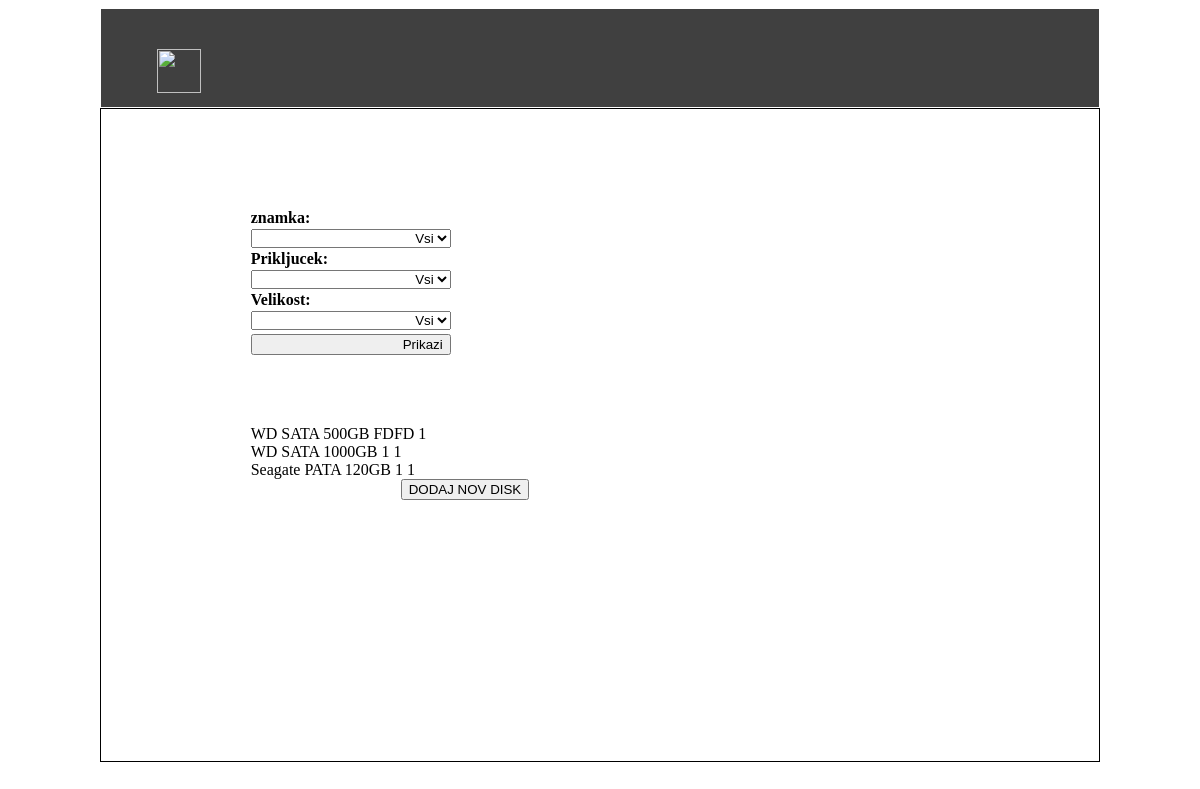
Screenshot of /app/diski with the database file from the repository.
### kalkulator/models.py (models this page shows)
class Disk(models.Model):
    znamka = models.CharField(max_length=20)
    prikljucek = models.CharField(max_length=20)
    velikost = models.CharField(max_length=20)
    opis = models.CharField(max_length=20)
    kolicina = models.CharField(max_length=20)

### kalkulator/views.py (the view, shortened to what this page needs)
def diski(request):
    context = {}
    diski = Disk.objects.all()
    znamke = Disk.objects.values('znamka').distinct().order_by(Lower('znamka')).values_list('znamka', flat=True)
    velikosti = Disk.objects.values('velikost').distinct().order_by(Lower('znamka')).values_list('velikost', flat=True)
    context['znamke'] = znamke
    context['velikosti'] = velikosti
    context['diski'] = diski
    return render(request, 'kalkulator/diski.html', context)

### kalkulator/templates/kalkulator/diski.html (shortened to what this page needs)
{% extends "kalkulator/base.html" %}
{% block main %}
	<div id="Stanje">
		<form>
			<label>znamka:</label><select name="znamka">
										<option>Vsi</option>
										</select>
			<label>Prikljucek:</label><select name="prikljucek">
										<option>Vsi</option>
										</select>
			<label>Velikost:</label><select name="velikost">
										<option>Vsi</option>
										</select>
			<input type="submit" id="vpisi" value="Prikazi">
		</form>
		<br>
		<br>
		<br>
		<br>
		<br>
		<br>
		<br>
		<br>
		<br>
		<br>
		<br>
		<br>
		{% for disk in diski %}
		{{disk.znamka}}   {{disk.prikljucek}} {{disk.velikost}}GB {{disk.opis}} {{disk.kolicina}}<br>
		{% endfor %}
		<a href="dodajDisk" style="margin-left:150px">
			<button> DODAJ NOV DISK</button>
		</a>
	</div>
{% endblock %}

### kalkulator/static/kalkulator/style.css (style rules this page uses)
body { max-width: 1000px; margin-left: auto; margin-right: auto; }
a:link { color: white; text-decoration: none; }
#Obrazec, #Stanje, #Porocilo { padding: 10% 15%; }
select, input, textarea { clear: both; float: left; width: 200px; margin: 2px 0px; text-align: right; }
label { float: left; clear: both; width: 200px; font-weight: bolder; }

### rows the page displays
Disk: znamka "WD", prikljucek "SATA", velikost "500", opis "FDFD", kolicina "1"
Disk: znamka "WD", prikljucek "SATA", velikost "1000", opis "1", kolicina "1"
Disk: znamka "Seagate", prikljucek "PATA", velikost "120", opis "1", kolicina "1"
